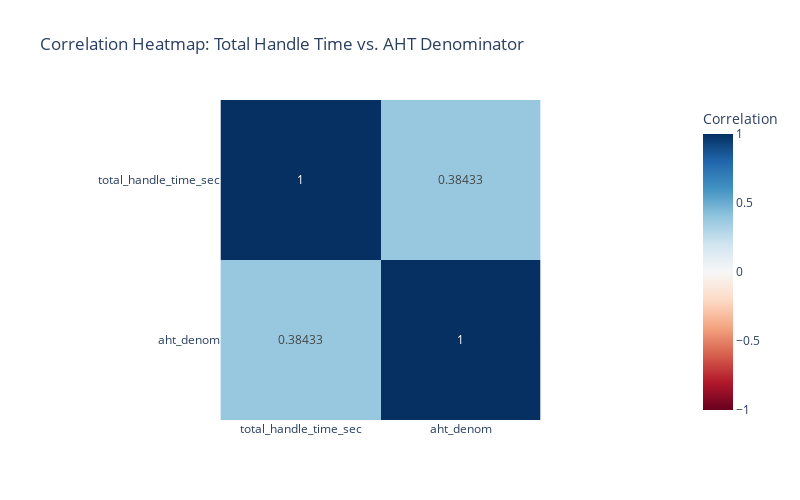

Notebook code for this chart:
### Code cell
# Calculate the correlation matrix
correlation_matrix = employee_handle_fact[['total_handle_time_sec', 'aht_denom']].corr()

# Create the heatmap using plotly.express
fig = px.imshow(correlation_matrix,
                x=correlation_matrix.columns,
                y=correlation_matrix.columns,
                color_continuous_scale='RdBu',  # Use a diverging color scale
                zmin=-1, zmax=1,                # Set color range for correlation (-1 to 1)
                labels=dict(x="", y="", color="Correlation"),
                text_auto=True,
                width=800, 
                height=500,
                title="Correlation Heatmap: Total Handle Time vs. AHT Denominator"
               )
fig.show()

### Figure 1 — Plotly figure (JSON) as saved in the notebook; plotly's stock layout.template omitted (floating-point values rounded to 4 significant figures)
{"data": [{"coloraxis": "coloraxis", "hovertemplate": "x: %{x}<br>y: %{y}<br>Correlation: %{z}<extra></extra>", "name": "0", "texttemplate": "%{z}", "type": "heatmap", "x": ["total_handle_time_sec", "aht_denom"], "xaxis": "x", "y": ["total_handle_time_sec", "aht_denom"], "yaxis": "y", "z": [[1, 0.3843], [0.3843, 1]]}], "layout": {"coloraxis": {"cmax": 1, "cmin": -1, "colorbar": {"title": {"text": "Correlation"}}, "colorscale": [[0, "rgb(103,0,31)"], [0.1, "rgb(178,24,43)"], [0.2, "rgb(214,96,77)"], [0.3, "rgb(244,165,130)"], [0.4, "rgb(253,219,199)"], [0.5, "rgb(247,247,247)"], [0.6, "rgb(209,229,240)"], [0.7, "rgb(146,197,222)"], [0.8, "rgb(67,147,195)"], [0.9, "rgb(33,102,172)"], [1, "rgb(5,48,97)"]]}, "height": 500, "title": {"text": "Correlation Heatmap: Total Handle Time vs. AHT Denominator"}, "width": 800, "xaxis": {"anchor": "y", "constrain": "domain", "domain": [0, 1], "scaleanchor": "y"}, "yaxis": {"anchor": "x", "autorange": "reversed", "constrain": "domain", "domain": [0, 1]}}}
